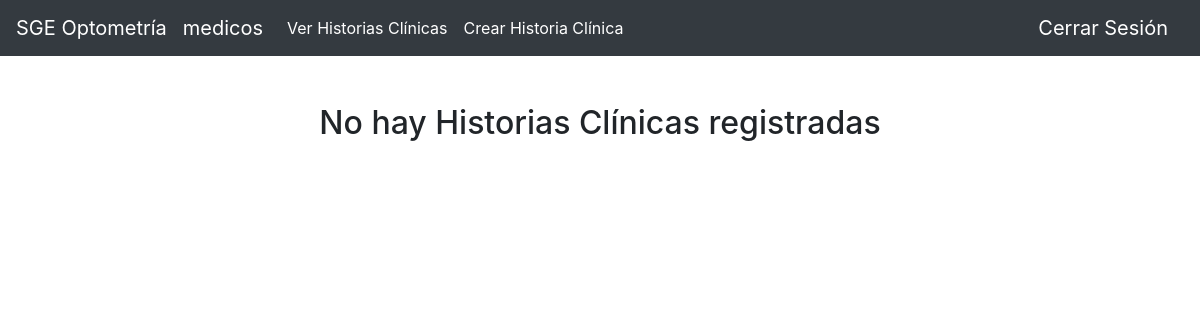
/optometria/hc/ (signed in), run on an earlier commit of the app's database.
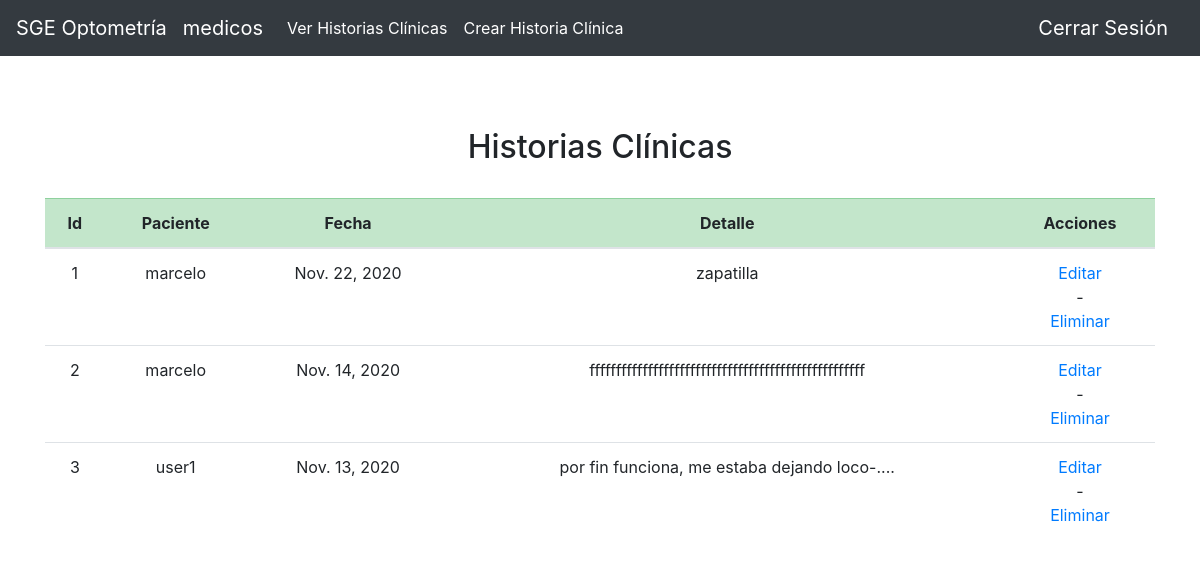
And on a later commit of the database.
### optometria/models.py (models this page shows, shortened)
class Hc(models.Model):
    fecha = models.DateField(auto_now_add=False, auto_now= False, blank=True)
    paciente = models.ForeignKey(settings.AUTH_USER_MODEL, on_delete=models.CASCADE, related_name="hc_paciente")
    detalle = models.TextField()
    medico = models.ForeignKey(settings.AUTH_USER_MODEL, on_delete=models.CASCADE, related_name='hc_medico')

### user/models.py (models this page shows)
class User(AbstractUser):
    roles = [
        ('secretario','Secretario'),
        ('medicos','Medico'),
        ('venta','Ventas'),
        ('taller','Taller'),
        ('gerencia','Gerente'),
        ('paciente','Paciente')]
    rol = models.CharField(max_length=16, choices=roles, default='paciente')

### optometria/views.py (the view)
# urls.py: path('hc/', views.ver_hc, name='ver_hc'),
def ver_hc(request):
    if len(Hc.objects.all()) > 0:
        data = Hc.objects.filter(medico_id = request.user.id)
    else:
        data = None
    return render(request, 'optometria/ver_hc.html',{
        'grupo': request.user.rol,
        'data': data,
        })

### optometria/templates/optometria/ver_hc.html (shortened to what this page needs)
{% extends "optometria/new_layout.html" %}
{% block body %}
{% if data %}
    <br>
    <h2><center>Historias Clínicas</center></h2>
    <br>
    <div class="table-responsive">
        <table class="table table-hover">
            <thead>
                <tr class="table-success">
                    <th scope="col"><center>Id</center></th>
                    <th scope="col"><center>Paciente</center></th>
                    <th scope="col"><center>Fecha</center></th>
                    <th scope="col"><center>Detalle</center></th>
                    <th scope="col"><center>Acciones</center></th>
                </tr>
            </thead>
            <tbody>
            {% for hc in data %}
                <tr>
                    <td><center>{{hc.id}}</center></td>
                    <td><center>{{hc.paciente}}</center></td>
                    <td><center>{{hc.fecha}}</center></td>
                    <td><center>{{hc.detalle}}</center></td>
                    <td><center><a href="{% url 'optometria:editar_hc' hc.id %}">Editar</a>
                    <center><a> - </a>
                    <center><a href="{% url 'optometria:eliminar_hc' hc.id %}">Eliminar</a></td>
                    </tr>
            {% endfor %}
            </tbody>
        </table>
    </div>
{% else %}
    <h2><center>No hay Historias Clínicas registradas</center></h2>
    <br>
{% endif %}
{% endblock %}

What changed in the data, as far as the page shows it:
added Hc: id "1", paciente "marcelo", fecha "Nov. 22, 2020", detalle "zapatilla"
added Hc: id "2", paciente "marcelo", fecha "Nov. 14, 2020", detalle "ffffffffffffffffffffffffffffffffffffffffffffffffffff"
added Hc: id "3", paciente "user1", fecha "Nov. 13, 2020", detalle "por fin funciona, me estaba dejando loco-...."
Also different on the page:
text no longer shown: "No hay Historias Clínicas registradas"
text now shown: "Historias Clínicas Id Paciente Fecha Detalle Acciones"
